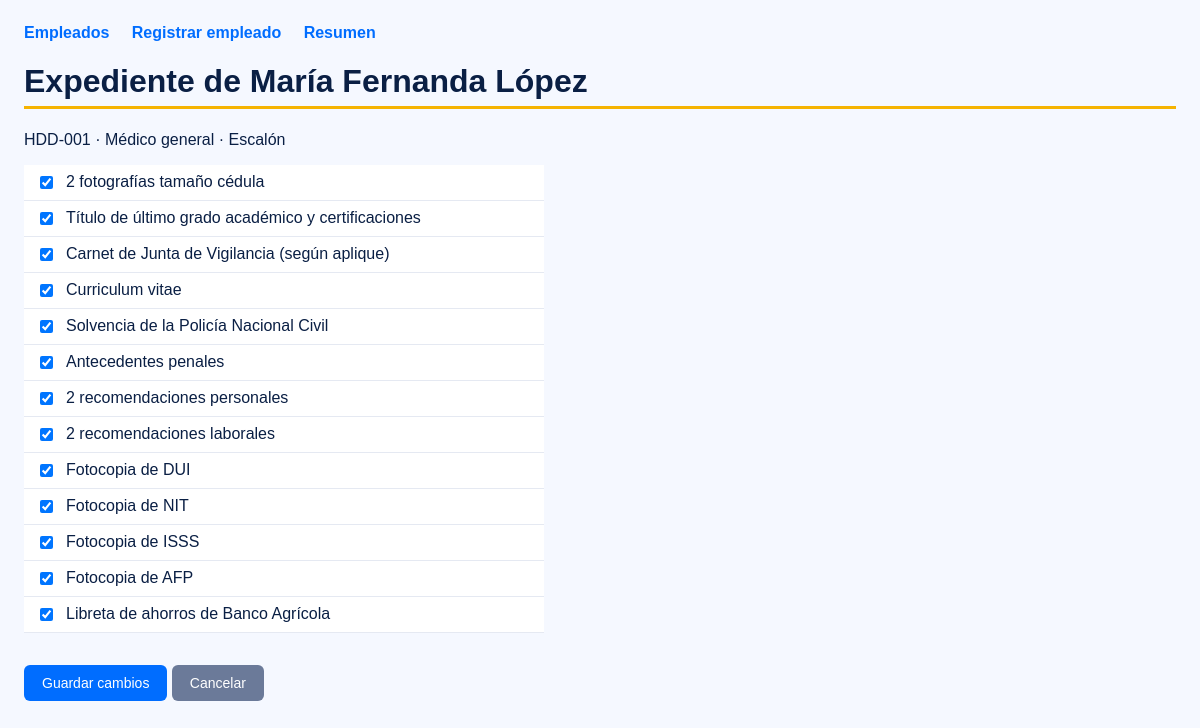
Before: /empleados/editar/1 with the older database file.
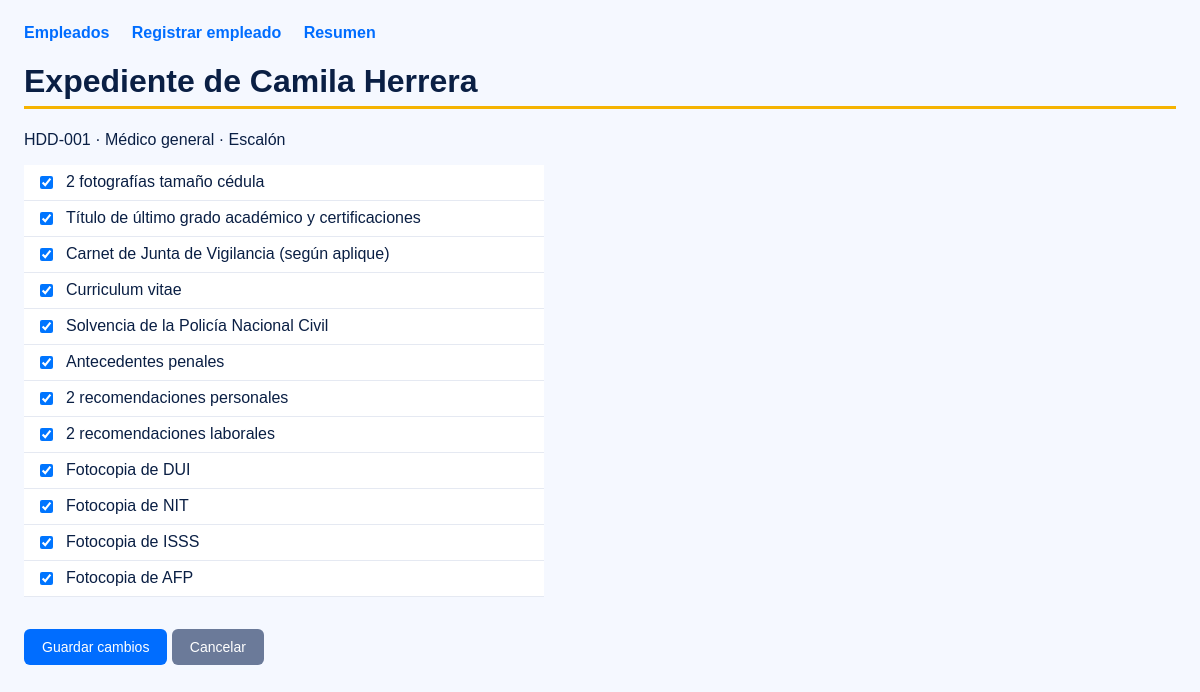
After: the same page with the newer database file.
### tables this page shows
CREATE TABLE empleados (
    id INTEGER PRIMARY KEY AUTOINCREMENT,
    codigo TEXT NOT NULL UNIQUE,
    nombre TEXT NOT NULL,
    puesto TEXT NOT NULL,
    area TEXT NOT NULL,
    sucursal TEXT NOT NULL,
    fecha_ingreso TEXT NOT NULL
);

CREATE TABLE expediente (
    empleado_id INTEGER NOT NULL,
    documento_id INTEGER NOT NULL,
    entregado INTEGER NOT NULL DEFAULT 0,
    PRIMARY KEY (empleado_id, documento_id),
    FOREIGN KEY (empleado_id) REFERENCES empleados(id) ON DELETE CASCADE,
    FOREIGN KEY (documento_id) REFERENCES documentos(id)
);

CREATE TABLE documentos (
    id INTEGER PRIMARY KEY AUTOINCREMENT,
    nombre TEXT NOT NULL
);

### app.py (the view, shortened to what this page needs)
@app.route("/empleados/editar/<int:emp_id>", methods=["GET", "POST"])
def editar(emp_id):
    conexion = conectar()
    empleado = conexion.execute("SELECT * FROM empleados WHERE id = ?", (emp_id,)).fetchone()
    if empleado is None:
        conexion.close()
        abort(404)
    docs = conexion.execute("""
        SELECT d.id, d.nombre, x.entregado
        FROM expediente x JOIN documentos d ON d.id = x.documento_id
        WHERE x.empleado_id = ? ORDER BY d.id
    """, (emp_id,)).fetchall()
    error = ""
    conexion.close()
    return render_template("expediente.html", empleado=empleado, docs=docs, error=error)

### app.py (called while the page is built)
def conectar():
    conexion = sqlite3.connect("hospital.db")
    conexion.row_factory = sqlite3.Row
    conexion.execute("PRAGMA foreign_keys = ON")
    return conexion

### templates/expediente.html (shortened to what this page needs)
{% extends "base.html" %}
{% block contenido %}
<h1>Expediente de {{ empleado.nombre }}</h1>
<p>{{ empleado.codigo }} · {{ empleado.puesto }} · {{ empleado.sucursal }}</p>
<form method="POST" action="/empleados/editar/{{ empleado.id }}">
  <ul class="checklist">
    {% for d in docs %}
    <li>
      <input type="checkbox" id="doc{{ d.id }}" name="doc" value="{{ d.id }}" {% if d.entregado %}checked{% endif %}>
      <label for="doc{{ d.id }}">{{ d.nombre }}</label>
    </li>
    {% endfor %}
  </ul>
  <button type="submit">Guardar cambios</button>
  <a class="boton secundario" href="/empleados">Cancelar</a>
</form>
{% endblock %}

### templates/base.html (shortened to what this page needs)
<!doctype html>
<html lang="es">
<head>
<link rel="stylesheet" href="{{ url_for('static', filename='style.css') }}">
</head>
<body>
<nav>
  <a href="/empleados">Empleados</a>
  <a href="/empleados/nuevo">Registrar empleado</a>
  <a href="/resumen">Resumen</a>
</nav>
{% block contenido %}{% endblock %}
</body>
</html>

### static/style.css (style rules this page uses)
body { font-family: Arial, sans-serif; background: #f5f8ff; color: #0a1f44; margin: 0; padding: 24px; }
nav { margin-bottom: 20px; }
nav a { margin-right: 18px; color: #006dff; font-weight: bold; text-decoration: none; }
h1 { border-bottom: 3px solid #f5b301; padding-bottom: 6px; }
label { display: block; margin-top: 12px; }
button, .boton { display: inline-block; margin-top: 16px; padding: 10px 18px; background: #006dff; color: #ffffff; border: 0; border-radius: 6px; cursor: pointer; text-decoration: none; font-size: 14px; }
.secundario { background: #6b7a99; }
.checklist { list-style: none; padding: 0; max-width: 520px; background: #ffffff; }
.checklist li { padding: 8px 12px; border-bottom: 1px solid #e5e9f2; display: flex; align-items: center; }
.checklist label { display: inline; margin: 0 0 0 10px; cursor: pointer; }

Changed rows visible on the page:
no longer on this page (row edited): expediente: entregado "☑", nombre "Libreta de ahorros de Banco Agrícola"
changed empleados "HDD-001": nombre "María Fernanda López" → "Camila Herrera"
